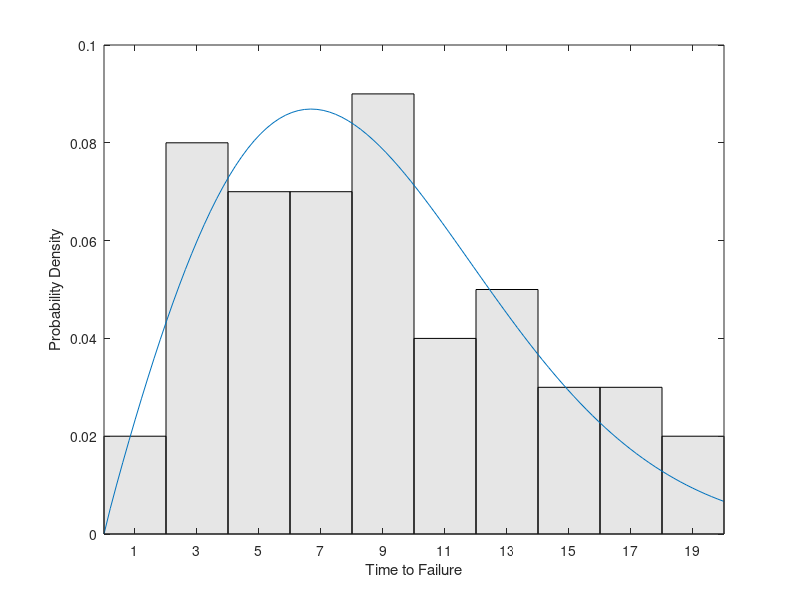

This chart was generated by the following MATLAB code: (Note: this script raises an error after producing the figure.)
%% Curve Fitting and Distribution Fitting
% "I have some data and I want to fit a Weibull distribution.  What MATLAB
% functions can I use to do Weibull curve fitting?"
%
% Before answering that question, we need to figure out what kind of data
% analysis is really appropriate.  Let's look into the differences between
% curve fitting on the one hand, and modelling data with probability
% distributions on the other.

%   Copyright 2005 The MathWorks, Inc.
%   $Revision: 1.1.6.2 $  $Date: 2005/12/12 23:33:23 $


%% Curve Fitting
% Consider an experiment where we measure the concentration of a compound in
% blood samples taken from several subjects at various times after taking an
% experimental medication.
time = [ 0.1   0.1   0.3   0.3   1.3   1.7   2.1   2.6   3.9   3.9 ...
         5.1   5.6   6.2   6.4   7.7   8.1   8.2   8.9   9.0   9.5 ...
         9.6  10.2  10.3  10.8  11.2  11.2  11.2  11.7  12.1  12.3 ...
        12.3  13.1  13.2  13.4  13.7  14.0  14.3  15.4  16.1  16.1 ...
        16.4  16.4  16.7  16.7  17.5  17.6  18.1  18.5  19.3  19.7];
conc = [0.01  0.08  0.13  0.16  0.55  0.90  1.11  1.62  1.79  1.59 ...
        1.83  1.68  2.09  2.17  2.66  2.08  2.26  1.65  1.70  2.39 ...
        2.08  2.02  1.65  1.96  1.91  1.30  1.62  1.57  1.32  1.56 ...
        1.36  1.05  1.29  1.32  1.20  1.10  0.88  0.63  0.69  0.69 ...
        0.49  0.53  0.42  0.48  0.41  0.27  0.36  0.33  0.17  0.20];
plot(time,conc,'o');
xlabel('Time'); ylabel('Blood Concentration');
%%
% Notice that we have one response variable, blood concentration, and one
% predictor variable, time after ingestion.  The predictor data are assumed to
% be measured with little or no error, while the response data are assumed
% to be affected by experimental error.  The main objective in analyzing data
% like these is often to define a model that predicts the response variable.
% That is, we are trying to describe the trend line, or the mean response of y
% (blood concentration), as a function of x (time).  This is curve fitting
% with bivariate data.
%
% Based on theoretical models of absorption into and breakdown in the
% bloodstream, we might, for example, decide that the concentrations ought to
% follow a Weibull curve as a function of time.  The Weibull curve, which
% takes the form
%
% $$y = c * (x/a)^b * exp(-(x/a)^b),$$
%
% is defined with three parameters: the first scales the curve along the
% horizontal axis, the second defines the shape of the curve, and the third
% scales the curve along the vertical axis.  Notice that while this curve has
% almost the same form as the Weibull probability density function, it is not
% a density because it includes the parameter c, which is necessary to allow
% the curve's height to adjust to data.
%
% We can fit the Weibull model using nonlinear least squares.
modelFun =  @(p,x) p(3) .* (x ./ p(1)).^(p(2)-1) .* exp(-(x ./ p(1)).^p(2));
startingVals = [10 2 5];
coefEsts = nlinfit(time, conc, modelFun, startingVals);
xgrid = linspace(0,20,100);
line(xgrid, modelFun(coefEsts, xgrid), 'Color','r');
%%
% This scatterplot suggests that the measurement errors do not have equal
% variance, but rather, that their variance is proportional to the height of
% the mean curve.  One way to address this problem would be to use weighted
% least squares.  However, there is another potential problem with this fit.
%
% The Weibull curve we're using, as with other similar models such as
% Gaussian, gamma, or exponential curves, is often used as a model when the
% response variable is nonnegative.  Ordinary least squares curve fitting is
% appropriate when the experimental errors are additive and can be considered
% as independent draws from a symmetric distribution, with constant variance.
% However, if that were true, then in this example it would be possible to
% measure negative blood concentrations, which is clearly not reasonable.
%
% It might be more realistic to assume multiplicative errors, symmetric on the
% log scale.  We can fit a Weibull curve to the data under that assumption by
% logging both the concentrations and the original Weibull curve itself.  That
% is, we can use nonlinear least squares to fit the curve
%
% $$log(y) = log(c) + b*log(x/a) - (x/a)^b.$$
coefEsts2 = nlinfit(time, log(conc), @(p,x)log(modelFun(p,x)), startingVals);
line(xgrid, modelFun(coefEsts2, xgrid), 'Color',[0 .5 0]);
legend({'Raw Data' 'Additive Errors Model' 'Multiplicative Errors Model'});
%%
% This model fit should be accompanied by estimates of precison and followed
% by checks on the model's goodness of fit.  For example, we should make
% residual plots on the log scale to check the assumption of constant variance
% for the multiplicative errors.  For simplicity we'll leave that out here.
%
% In this example, using the multiplicative errors model made little
% difference in the model's predictions, but that's not always the case.  An
% example where it does matter is described in the <xform2lineardemo.html
% Pitfalls in Fitting Nonlinear Models by Transforming to Linearity> demo.


%% Functions for Curve Fitting
% |MATLAB| and several toolboxes contain functions that can used to perform
% curve fitting.  The Statistics Toolbox includes the functions |nlinfit|, for
% nonlinear least squares curve fitting, and |glmfit|, for fitting Generalized
% Linear Models.  The Curve Fitting Toolbox provides command line and
% graphical tools that simplify many of the tasks in curve fitting, including
% automatic choice of starting coefficient values for many models, as well as
% providing robust and nonparametric fitting methods.  Many complicated types
% of curve fitting analyses, including models with constraints on the
% coefficients, can be done using functions in the Optimization Toolbox.  The
% |MATLAB| function |polyfit| fits polynomial models, and |fminsearch| can be
% used in many other kinds of curve fitting.


%% Distribution Fitting
% Now consider an experiment where we've measured the time to failure for 50
% identical electrical components.
life = [ 6.2 16.1 16.3 19.0 12.2  8.1  8.8  5.9  7.3  8.2 ...
        16.1 12.8  9.8 11.3  5.1 10.8  6.7  1.2  8.3  2.3 ...
         4.3  2.9 14.8  4.6  3.1 13.6 14.5  5.2  5.7  6.5 ...
         5.3  6.4  3.5 11.4  9.3 12.4 18.3 15.9  4.0 10.4 ...
         8.7  3.0 12.1  3.9  6.5  3.4  8.5  0.9  9.9  7.9];
%%
% Notice that only one variable has been measured -- the components'
% lifetimes. There is no notion of response and predictor variables; rather,
% each observation consists of just a single measurement.  The objective of an
% analysis for data like these is not to predict the lifetime of a new
% component given a value of some other variable, but rather to describe the
% full distribution of possible lifetimes.  This is distribution fitting with
% univariate data.
%
% One simple way to visualize these data is to make a histogram.
binWidth = 2;
binCtrs = 1:binWidth:19;
hist(life,binCtrs);
xlabel('Time to Failure'); ylabel('Frequency'); ylim([0 10]);
%%
% It might be tempting to think of this histogram as a set of (x,y) values,
% where each x is a bin center and each y is a bin height.
h = get(gca,'child');
set(h,'FaceColor',[.98 .98 .98],'EdgeColor',[.94 .94 .94]);
counts = hist(life,binCtrs);
hold on
plot(binCtrs,counts,'o');
hold off
%%
% We might then try to fit a curve through those points to model the data.
% Since lifetime data often follow a Weibull distribution, and we might even
% think to use the Weibull curve from the curve fitting example above.
coefEsts = nlinfit(binCtrs,counts,modelFun,startingVals);
%%
% However, there are some potential pitfalls in fitting a curve to a
% histogram, and this simple fit is not appropriate.  First, the bin counts
% are nonnegative, implying that measurement errors cannot be symmetric.
% Furthermore, the bin counts have different variability in the tails than in
% the center of the distribution.  They also have a fixed sum, implying that
% they are not independent measurements.  These all violate basic assumptions
% of least squares fitting.
%
% It's also important to recognize that the histogram really represents a
% scaled version of an empirical probability density function (PDF).  If we
% fit a Weibull curve to the bar heights, we would have to constrain the curve
% to be properly normalized.
%
% These problems might be addressed by using a more appropriate least squares
% fit.  But another concern is that for continuous data, fitting a model
% based on the histogram bin counts rather than the raw data throws away
% information.  In addition, the bar heights in the histogram are very
% dependent on the choice of bin edges and bin widths.  While it is possible
% to fit distributions in this way, it's usually not the best way.

%%
% For many parametric distributions, maximum likelihood is a much better way
% to estimate parameters.  Maximum likelihood does not suffer from any of the
% problems mentioned above, and it is often the most efficient method in the
% sense that results are as precise as is possible for a given amount of data.
%
% For example, the function |wblfit| uses maximum likelihood to fit a Weibull
% distribution to data.  The Weibull PDF takes the form
%
% $$y = (a/b) * (x/a)^b * exp(-(x/a)^b).$$
%
% Notice that this is almost the same functional form as the Weibull curve
% used in the curve fitting example above.  However, there is no separate
% parameter to independently scale the vertical height.  Being a PDF, the
% function always integrates to 1.
%
% We'll fit the data with a Weibull distribution, then plot a histogram of the
% data, scaled to integrate to 1, and superimpose the fitted PDF.
paramEsts = wblfit(life);
n = length(life);
prob = counts / (n * binWidth);
bar(binCtrs,prob,'hist');
h = get(gca,'child');
set(h,'FaceColor',[.9 .9 .9]);
xlabel('Time to Failure'); ylabel('Probability Density'); ylim([0 0.1]);
xgrid = linspace(0,20,100);
pdfEst = wblpdf(xgrid,paramEsts(1),paramEsts(2));
line(xgrid,pdfEst)
%%
% Maximum likelihood can, in a sense, be thought of as finding a Weibull PDF
% to best match the histogram.  But it is not done by minimizing the sum of
% squared differences between the PDF and the bar heights.
%
% As with the curve fitting example above, this model fit should be
% accompanied by estimates of precision and followed by checks on the model's
% goodness of fit; for simplicity we'll leave that out here.


%% Functions for Distribution Fitting
% The Statistics Toolbox includes functions, such as |wblfit|, for fitting
% many different parametric distributions using maximum likelihood, and the
% function |mle| can be used to fit custom distributions for which dedicated
% fitting functions are not explicitly provided.  The function |ksdensity|
% fits a nonparametric distribution model to data.  The Statistics Toolbox
% also provides the GUI |dfittool|, which simplifies many of the tasks in
% distribution fitting, including generation of various visualizations and
% diagnostic plots.  Many types of complicated distributions, including
% distributions with constraints on the parameters, can be fit using functions
% in the Optimization Toolbox. Finally, the |MATLAB| function |fminsearch| can
% be used in many kinds of maximum likelihood distribution fitting.

%%
% Although fitting a curve to a histogram is usually not optimal, there are
% sensible ways to apply special cases of curve fitting in certain
% distribution fitting contexts.  One method, applied on the cumulative
% probability (CDF) scale instead of the PDF scale, is described in the
% <cdffitdemo.html Fitting a Univariate Distribution Using Cumulative
% Probabilities> demo.


%% Summary
% It's not uncommon to do curve fitting with a model that is a scaled
% version of a common probability density function, such as the Weibull,
% Gaussian, gamma, or exponential.  Curve fitting and distribution fitting can
% be easy to confuse in these cases, but the two are very different kinds of
% data analysis.
%
% * *Curve fitting* involves modelling the trend or mean of a response
% variable as a function of a second predictor variable.  The model usually
% must include a parameter to scale the height of the curve, and may also
% include an intercept term.  The appropriate plot for the data is an x-y
% scatterplot.
%
% * *Distribution fitting* involves modelling the probability distribution of
% a single variable.  The model is a normalized probability density function.
% The appropriate plot for the data is a histogram.


displayEndOfDemoMessage(mfilename)
